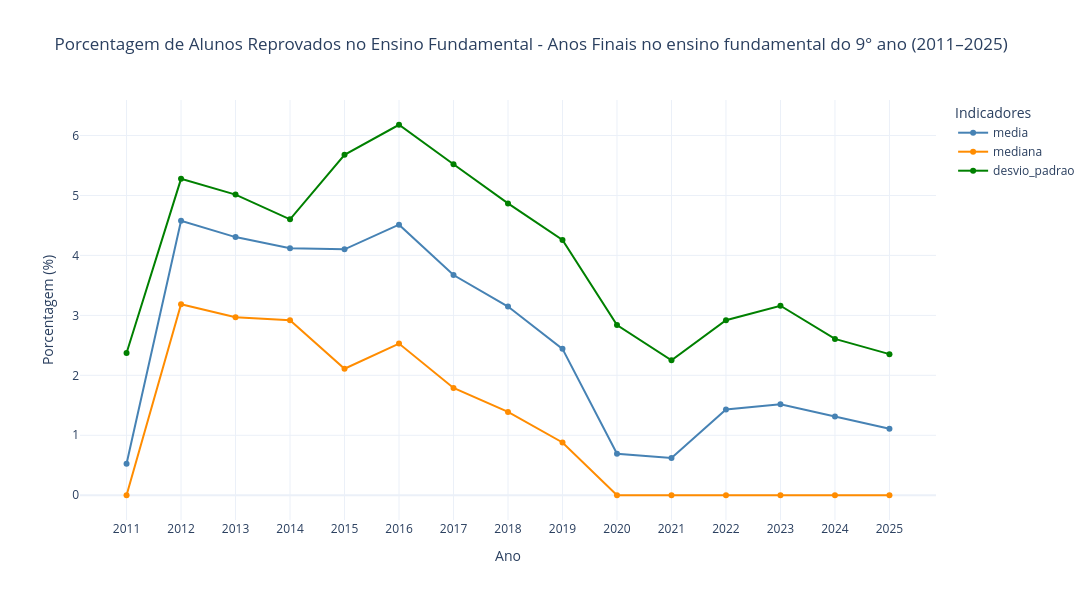

The code cell stored with this chart in its notebook:
### Code cell
fig = px.line(
    df_estatistica_2,
    x='ANO',
    y=['media', 'mediana', 'desvio_padrao'],
    markers=True,
    title='Porcentagem de Alunos Reprovados no Ensino Fundamental - Anos Finais no ensino fundamental do 9° ano (2011–2025)',
    labels={
        'ANO': 'Ano',
        'value': 'Porcentagem (%)',
        'variable': 'Estatística'
    },
    color_discrete_sequence=['steelblue', 'darkorange', 'green']
)

fig.update_layout(
    width=1100,
    height=600,
    hovermode='x unified',
    xaxis=dict(
        tickmode='linear',
        dtick=1
    ),
    template='plotly_white',
    legend_title_text='Indicadores'
)

# fig.write_image(
#     'meu_grafico.png',
#     format='png',
#     width=1100,
#     height=600
# )

fig.show()

### Figure 1 — Plotly figure (JSON) as saved in the notebook; plotly's stock layout.template omitted (floating-point values rounded to 4 significant figures)
{"data": [{"hovertemplate": "Estatística=media<br>Ano=%{x}<br>Porcentagem (%)=%{y}<extra></extra>", "legendgroup": "media", "line": {"color": "steelblue", "dash": "solid"}, "marker": {"symbol": "circle"}, "mode": "lines+markers", "name": "media", "orientation": "v", "showlegend": true, "x": [2011, 2012, 2013, 2014, 2015, 2016, 2017, 2018, 2019, 2020, 2021, 2022, 2023, 2024, 2025], "xaxis": "x", "y": [0.5265, 4.579, 4.306, 4.12, 4.102, 4.512, 3.673, 3.148, 2.441, 0.6917, 0.6215, 1.43, 1.516, 1.312, 1.108], "yaxis": "y", "type": "scatter"}, {"hovertemplate": "Estatística=mediana<br>Ano=%{x}<br>Porcentagem (%)=%{y}<extra></extra>", "legendgroup": "mediana", "line": {"color": "darkorange", "dash": "solid"}, "marker": {"symbol": "circle"}, "mode": "lines+markers", "name": "mediana", "orientation": "v", "showlegend": true, "x": [2011, 2012, 2013, 2014, 2015, 2016, 2017, 2018, 2019, 2020, 2021, 2022, 2023, 2024, 2025], "xaxis": "x", "y": [0.0, 3.185, 2.969, 2.917, 2.11, 2.53, 1.79, 1.39, 0.88, 0.0, 0.0, 0.0, 0.0, 0.0, 0.0], "yaxis": "y", "type": "scatter"}, {"hovertemplate": "Estatística=desvio_padrao<br>Ano=%{x}<br>Porcentagem (%)=%{y}<extra></extra>", "legendgroup": "desvio_padrao", "line": {"color": "green", "dash": "solid"}, "marker": {"symbol": "circle"}, "mode": "lines+markers", "name": "desvio_padrao", "orientation": "v", "showlegend": true, "x": [2011, 2012, 2013, 2014, 2015, 2016, 2017, 2018, 2019, 2020, 2021, 2022, 2023, 2024, 2025], "xaxis": "x", "y": [2.372, 5.277, 5.014, 4.602, 5.678, 6.18, 5.521, 4.867, 4.258, 2.839, 2.25, 2.92, 3.161, 2.607, 2.353], "yaxis": "y", "type": "scatter"}], "layout": {"xaxis": {"anchor": "y", "domain": [0.0, 1.0], "title": {"text": "Ano"}, "tickmode": "linear", "dtick": 1}, "yaxis": {"anchor": "x", "domain": [0.0, 1.0], "title": {"text": "Porcentagem (%)"}}, "legend": {"title": {"text": "Indicadores"}, "tracegroupgap": 0}, "title": {"text": "Porcentagem de Alunos Reprovados no Ensino Fundamental - Anos Finais no ensino fundamental do 9° ano (2011–2025)"}, "width": 1100, "height": 600, "hovermode": "x unified"}}
